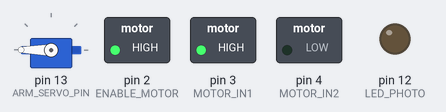
Bench run of a sketch on a simulated Arduino Uno, built with avr-gcc and run on an emulated ATmega328P. Shown: servo, switched loads named in the sketch (green lamp = pin HIGH), output pins drawn as LEDs (lit = HIGH).

Above: at 0.05 s.
Timing chart, 0 to 11.5 s (numbered marks = the images above):
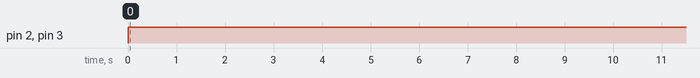

Measured:
- by itself, pin 2 (ENABLE_MOTOR), pin 3 (MOTOR_IN1): LOW → HIGH at 0.00 s

The sketch:

Carneval.ino
```cpp
#include <AccelStepper.h>
#include <Servo.h>
#include <Adafruit_MCP23X17.h>
#include <stdlib.h>

// green, blue, purple, grey

#define BUTTON_PIN 1

#define ENABLE_MOTOR 2 // enable pin for motor, controls speed. goes to ENA on encoder
#define MOTOR_IN1 3 // both inputs control the motor direction. IN1 is red?
#define MOTOR_IN2 4 // IN2 is black?

// solenoid defs
#define SOLENOID_7 0 // likely 0 through 3
#define SOLENOID_3 1
#define SOLENOID_8 3
#define SOLENOID_P 2
Adafruit_MCP23X17 mcp;

// photoresistor defs
#define PHOTORESISTOR_PIN A0
#define LED_PHOTO 12

// servo defs
Servo ARM_SERVO; // red=5V, blk=GND, white=pin
#define ARM_SERVO_PIN 13

void setup() {
  // helpers for base functions
  pinMode(BUTTON_PIN, INPUT);
  Serial.begin(9600);

  // helpers for DemoMotor
  pinMode(ENABLE_MOTOR, OUTPUT);
  pinMode(MOTOR_IN1, OUTPUT);
  pinMode(MOTOR_IN2, OUTPUT);

  // helpers for DemoSolenoid
  mcp.begin_I2C();
  mcp.pinMode(SOLENOID_7, OUTPUT);
  mcp.pinMode(SOLENOID_3, OUTPUT);
  mcp.pinMode(SOLENOID_8, OUTPUT);
  mcp.pinMode(SOLENOID_P, OUTPUT);

  mcp.digitalWrite(SOLENOID_7, LOW);
  mcp.digitalWrite(SOLENOID_3, LOW);
  mcp.digitalWrite(SOLENOID_8, LOW);
  mcp.digitalWrite(SOLENOID_P, LOW);

  // helpers for DemoPhotoresistor
  pinMode(PHOTORESISTOR_PIN, INPUT_PULLUP);
  pinMode(LED_PHOTO, OUTPUT);

  // helpers for DemoServo
  ARM_SERVO.attach(ARM_SERVO_PIN);
  ARM_SERVO.write(180);
}

void loop() {
  AwaitButton();
  DemoMotor();
}

void AwaitButton() {
  while (digitalRead(BUTTON_PIN) == HIGH) {
    // Waiting for switch to be pushed
    delay(250);
  }
}

void DemoMotor() { // WORKS PROPERLY I GUESS
  digitalWrite(ENABLE_MOTOR, 255); // sets to speed of 255
  digitalWrite(MOTOR_IN1, HIGH); // 1-2 high-low spins the motor forward
  digitalWrite(MOTOR_IN2, LOW);
  delay(10000);
  digitalWrite(ENABLE_MOTOR, 0);
}

void DemoSolenoids() {
  // fire 7
  mcp.digitalWrite(SOLENOID_7, HIGH);
  delay(250);
  mcp.digitalWrite(SOLENOID_7, LOW);
  delay(250);

  // fire 3
  mcp.digitalWrite(SOLENOID_3, HIGH);
  delay(250);
  mcp.digitalWrite(SOLENOID_3, LOW);
  delay(250);

  // fire 7
  mcp.digitalWrite(SOLENOID_7, HIGH);
  delay(250);
  mcp.digitalWrite(SOLENOID_7, LOW);
  delay(250);

  // fire 3
  mcp.digitalWrite(SOLENOID_3, HIGH);
  delay(250);
  mcp.digitalWrite(SOLENOID_3, LOW);
  delay(250);

  // fire 8
  mcp.digitalWrite(SOLENOID_8, HIGH);
  delay(250);
  mcp.digitalWrite(SOLENOID_8, LOW);
  delay(250);

  // fire #
  mcp.digitalWrite(SOLENOID_P, HIGH);
  delay(250);
  mcp.digitalWrite(SOLENOID_P, LOW);
  delay(250);
}

void DemoPhotoresistor() { // WORKING CORRECTLY, BUT INVERTED
  int calibratedLight = analogRead(PHOTORESISTOR_PIN);
  Serial.println("------------------------------");
  Serial.print("Calibrated Light: ");
  Serial.println(calibratedLight);
  delay(1000);
  for (int i = 0; i < 10; i++) {
    Serial.println("Waiting for the great escape...");
    if (analogRead(PHOTORESISTOR_PIN) - calibratedLight >= 50) {
      Serial.println("Light dimmed. Breaking out!");
      digitalWrite(LED_PHOTO, HIGH);
      break;
    }
    delay(1000);
  }
}

void DemoServo() { // FINISHED AND WORKING PROPERLY
  for (int i = 0; i < 3; i++) {
  ARM_SERVO.write(180);
  delay(2000);
  ARM_SERVO.write(55);
  delay(2000);
  }
}
```
